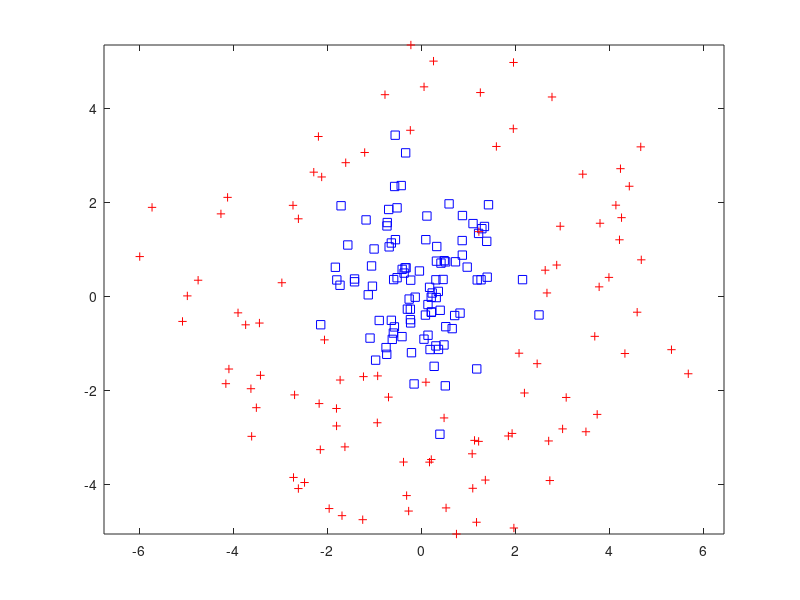

Write the MATLAB code that produced this figure. (Note: this script raises an error after producing the figure.)
% This script uses Mutual Information to guide
% the region splitting.
% Author: Jake Gunther
% Date: December 8, 2023

% Generate data in 2D
num = 100;
dataset.D = 2;
x = randn(num,2);
r = randn(num,1) + 4;
th = 2*pi*rand(num,1);
y = [r.*cos(th),r.*sin(th)];
dataset.X = [x;y];
dataset.y = [zeros(num,1);ones(num,1)]; % Classes 0 and 1
dataset.K = 2; % Number of classes
dataset.N = length(dataset.y);
dataset.xmax = max(dataset.X(:,1));
dataset.xmin = min(dataset.X(:,1));
dataset.ymax = max(dataset.X(:,2));
dataset.ymin = min(dataset.X(:,2));
clear x r th y num;

% Plot dataset
figure(30); clf;
for i=1:dataset.N
    if dataset.y(i) > 0
        plot(dataset.X(i,1),dataset.X(i,2),'r+'); hold on;
    else
        plot(dataset.X(i,1),dataset.X(i,2),'bs'); hold on;
    end
end
axis equal;

% Perform encoding by applying AdaBoost algorithm using stumps
enc.T = 30; % Number of classifiers
enc.t = zeros(enc.T,1); % Thresholds
enc.f = zeros(enc.T,1); % Feature indexes
enc.MI = zeros(enc.T,1); % Mutual information

% Loop over weak classifiers
for i=1:enc.T
    % Loop over dimensions
    bestmax = -inf;
    bestind = 0;
    bestthresh = 0;
    for d=1:dataset.D % Loop over dimensions in the feature vector
        % Extract the data for this dimension and sort it
        x = dataset.X(:,d); % Data
        [~,ind] = sort(x,'ascend'); % Sort

        % Try all the splits and compute the error assuming stumps
        themax = -inf;
        maxind = 0;

        % Create empty dictionaries
        Nc = configureDictionary('double','double');
        Mj = configureDictionary('double','double');
        Ncj = configureDictionary('double','double');
        
        % Initialize the dictionary counts:
        for s=1:dataset.N
            % 1. Get codeword index for each data point
            c = 0;
            for j=1:i-1
                if dataset.X(s,enc.f(j)) > enc.t(j)
                    c = c + 2^(j-1);
                end
            end

            % 2. Append a 1 to the codeword
            y = dataset.y(s); % Zero-based index
            c = c + 2^(i-1); % Zero-based index
            cj = c*dataset.K + y; % Zero-based index

            % 3. Index the dictionaries and increment counts
            Ncval = lookup(Nc,c,FallbackValue=0);
            Ncval = Ncval + 1;
            Nc(c) = Ncval;
            %insert(Nc,c,Ncval);

            Mjval = lookup(Mj,y,Fallbackvalue=0);
            Mjval = Mjval + 1;
            Mj(y) = Mjval;
            %insert(Mj,y,Mjval);

            Ncjval = lookup(Ncj,cj,Fallbackvalue=0);
            Ncjval = Ncjval + 1;
            Ncj(cj) = Ncjval;
            %insert(Ncj,cj,Ncjval);
            disp([c y cj]);
        end
        fprintf('Initialization\n');
        fprintf('Nc sum = %d\n',sumvals(Nc));
        fprintf('Mj sum = %d\n',sumvals(Mj));
        fprintf('Ncj sum = %d\n',sumvals(Ncj));
        pause;
        
        MI = zeros(dataset.N-1,1);
        for s = 1:dataset.N-1 % Loop over splits
            % 1. Get codeword for x(s)
            c = 0;
            for j=1:i-1
                if dataset.X(ind(s),enc.f(j)) > enc.t(j)
                    c = c + 2^(j-1);
                end
            end
            
            % 2. Append a 1 to the codeword
            y = dataset.y(ind(s)); % Zero-based index
            c = c + 2^(i-1); % Zero-based index
            cj = c*dataset.K + y; % Zero-based index
            
            % 3. Index the dictionaries and decrement the counts
            %Ncval = lookup(Nc,c,FallbackValue=0);
            Ncval = Nc(c);
            Ncval = Ncval - 1;
            if Ncval <= 0
                remove(Nc,c);
            else
                Nc(c) = Ncval;
            end
            %insert(Nc,c,Ncval);

            %Mjval = lookup(Mj,y,Fallbackvalue=0);
            Mjval = Mj(y);
            Mjval = Mjval - 1;
            if Mjval <= 0
                remove(Mj,y);
            else
                Mj(y) = Mjval;
            end
            %insert(Mj,y,Mjval);

            %Ncjval = lookup(Ncj,cj,Fallbackvalue=0);
            Ncjval = Ncj(cj);
            Ncjval = Ncjval - 1;
            if Ncjval <= 0
                remove(Ncj,cj);
            else
                Ncj(cj) = Ncjval;
            end
            %insert(Ncj,cj,Ncjval);
            
            % 4. Append a 0 to the codeword
            c = c - 2^(i-1); % Zero-based index
            cj = c*dataset.K + y; % Zero-based index
            
            % 5. Index the dictionaries and increment the counts
            Ncval = lookup(Nc,c,FallbackValue=0);
            Ncval = Ncval + 1;
            Nc(c) = Ncval;
            %insert(Nc,c,Ncval);

            Mjval = lookup(Mj,y,Fallbackvalue=0);
            Mjval = Mjval + 1;
            Mj(y) = Mjval;
            %insert(Mj,y,Mjval);

            Ncjval = lookup(Ncj,cj,Fallbackvalue=0);
            Ncjval = Ncjval + 1;
            Ncj(cj) = Ncjval;
            %insert(Ncj,cj,Ncjval);
            
            % 6. Compute mutual information
            e = entries(Ncj,'struct');
            MI(s) = 0;
            edge_sum = 0;
            for ie = 1:length(e)
                cj = e(ie).Key;
                c = floor(cj/dataset.K);
                y = cj - c*dataset.K;
                Ncval = Nc(c); %lookup(Nc,c);
                Mjval = Mj(y); %lookup(Mj,y);
                Ncjval = Ncj(cj); %lookup(Ncj,cj);
                wc = Ncval/dataset.N;
                wj = Mjval/dataset.N;
                wcj = Ncjval/dataset.N;
                v = wcj / (wc*wj);
                g = v*log(v);
                if g>20 % Clip
                    g = 20; disp('CLIPPED');
                end
                MI(s) = MI(s) + wc*wj*g;
                edge_sum = edge_sum + Ncjval;
            end % Loop over graph edges ei
            fprintf('edge_sum = %d\n',edge_sum);
            
            if MI(s) > themax
                themax = MI(s);
                maxind = ind(s);
            end

            fprintf('s=%d =======================\n',s);
            fprintf('Nc sum = %d\n',sumvals(Nc));
            fprintf('Mj sum = %d\n',sumvals(Mj));
            fprintf('Ncj sum = %d\n',sumvals(Ncj));            
        end % Loop over splits s
        if themax > bestmax
            bestmax = themax;
            bestind = d;
            bestthresh = 0.5*(dataset.X(maxind,d) + dataset.X(maxind+1,d));
        end
        figure(20);
        plot(MI); hold on;
    end % Loop over dimensions d
    figure(20); hold off;
    
    % Build the weak learner
    enc.f(i) = bestind;
    enc.t(i) = bestthresh;

    figure(30); ax = axis;
    if enc.f(i) == 1
        plot(enc.t(i)*[1 1],ax(3:4),'LineWidth',3);
    else
        plot(ax(1:2),enc.t(i)*[1 1],'LineWidth',3);
    end
    pause;
end
figure(30); hold off;
